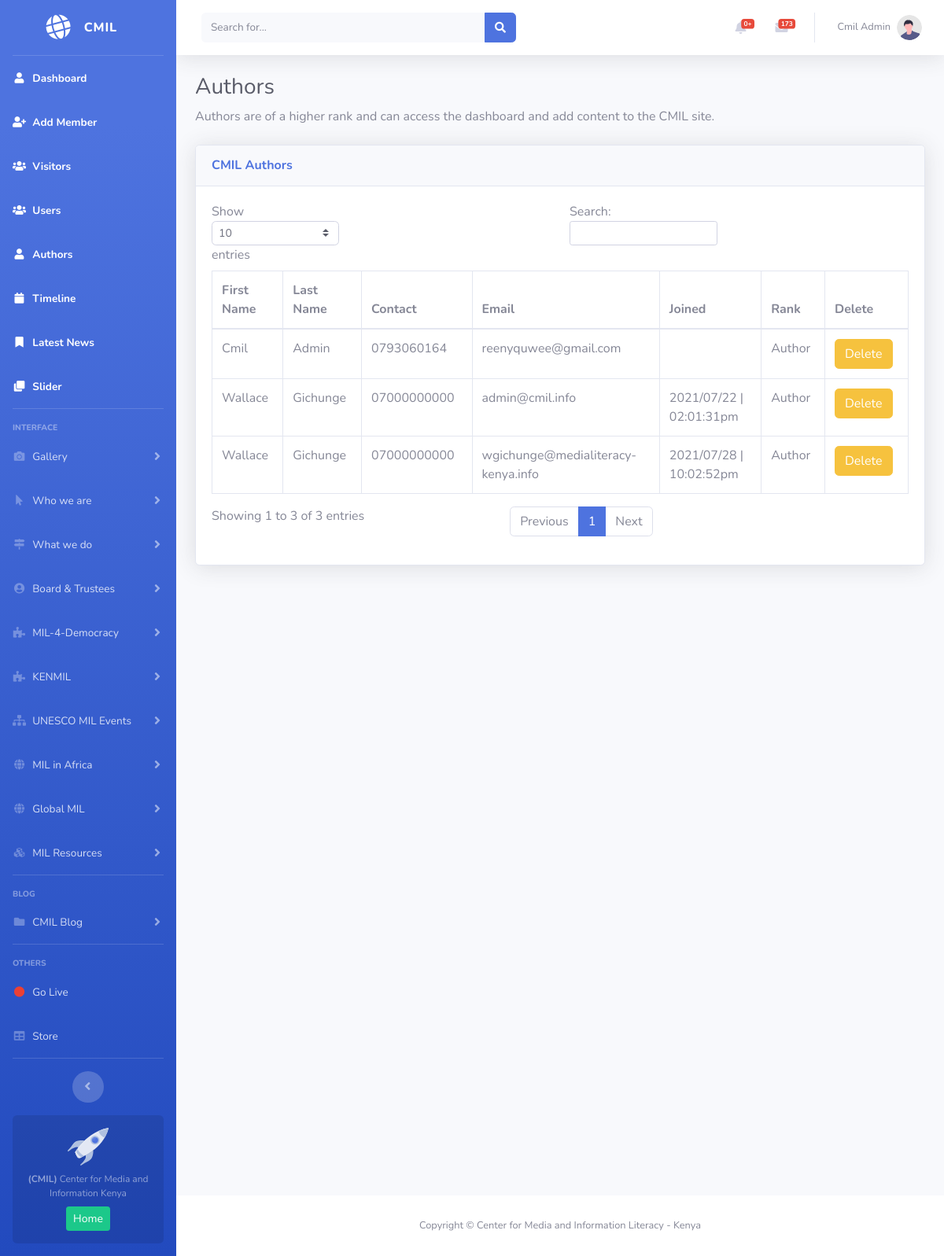
The app's page /admin/admins.php (signed in) with its own data.
### tables this page shows
CREATE TABLE `users` (
  `id` int(11) NOT NULL,
  `contact` varchar(15) NOT NULL,
  `email` varchar(50) NOT NULL,
  `firstname` varchar(40) NOT NULL,
  `lastname` varchar(40) NOT NULL,
  `status` int(11) NOT NULL DEFAULT 0,
  `password` text NOT NULL,
  `date` varchar(100) NOT NULL,
  `activate_code` varchar(100) NOT NULL,
  `reset_code` varchar(100) NOT NULL,
  `points` int(100) NOT NULL
);

### admin/includes/session.php (called while the page is built, shortened)
<?php
include '../includes/conn.php';
	if(isset($_SESSION['admin'])){
		$conn = $pdo->open();
		try{
			$stmt = $conn->prepare("SELECT * FROM users WHERE id=:id");
			$stmt->execute(['id'=>$_SESSION['admin']]);
			$user = $stmt->fetch();
		}
		catch(PDOException $e){
			echo "There is some problem in connection: " . $e->getMessage();
		}
	}
?>

### admin/admins.php (the view, shortened to what this page needs)
<!DOCTYPE html>
<html lang="en">
<?php include 'includes/session.php'; ?>
<?php include 'includes/styles.php'; ?>
<body id="page-top">
    <div id="wrapper">
          <?php include 'includes/sidebar.php'; ?>
        <div id="content-wrapper" class="d-flex flex-column">
            <div id="content">
                 <?php include 'includes/topbar.php'; ?>
                <div class="container-fluid">
                    <h1 class="h3 mb-2 text-gray-800">Authors</h1>
                    <p class="mb-4">Authors are of a higher rank and can access the dashboard and add content to the CMIL site.</p>
                    <div class="card shadow mb-4">
                        <div class="card-header py-3">
                            <h6 class="m-0 font-weight-bold text-primary">CMIL Authors</h6>
                        </div>
                        <div class="card-body">
                            <div class="table-responsive">
                                <table class="table table-bordered" id="dataTable" width="100%" cellspacing="0">
                                    <thead>
                                        <tr>
                                            <th>First Name</th>
                                            <th>Last Name</th>
                                            <th>Contact</th>
                                            <th>Email</th>
                                            <th>Joined</th>
											<th>Rank</th>
                                            <th>Delete</th>
                                        </tr>
                                    </thead>
                                    <tbody>
									<?php
									$conn = $pdo->open();
									$stmt = $conn->prepare("SELECT *  FROM users WHERE status=2");
									$stmt->execute();
									foreach($stmt as $row){
								echo '
									<tr>
                                            <td>'.$row['firstname'].'</td>
                                            <td>'.$row['lastname'].'</td>
                                            <td>'.$row['contact'].'</td>
                                            <td>'.$row['email'].'</td>
											<td>'.$row['date'].'</td>
											<td><div class="label">Author</div></td>
                                            <td>
											<form method="post" action="delete_user.php">
											<input type="hidden" value="'.$row['id'].'" name="id" />
											<button type="submit" name="delete" class="btn btn-warning">Delete</button>
											</form>
											</td>
                                        </tr>
									';
									}
									?>
                                    </tbody>
                                </table>
                            </div>
                        </div>
                    </div>
                </div>
            </div>
               <?php include 'includes/footer.php'; ?>
</body>
</html>

### admin/includes/styles.php (shortened to what this page needs)
<head>
    <link href="includes/vendor/fontawesome-free/css/all.min.css" rel="stylesheet" type="text/css">
    <link href="includes/css/sb-admin-2.min.css" rel="stylesheet">
</head>

### admin/includes/sidebar.php (shortened to what this page needs)
<ul class="navbar-nav bg-gradient-primary sidebar sidebar-dark accordion" id="accordionSidebar">
            <a class="sidebar-brand d-flex align-items-center justify-content-center" href="index.html">
                <div class="sidebar-brand-icon rotate-n-15">
                    <i class="fas fa-globe"></i>
                </div>
                <div class="sidebar-brand-text mx-3">CMIL</div>
            </a>
            <hr class="sidebar-divider my-0">
            <li class="nav-item active">
                <a class="nav-link" href="index.php">
                    <i class="fas fa-fw fa-user"></i>
                    <span>Dashboard</span></a>
            </li>
            <li class="nav-item active">
                <a class="nav-link" href="new_user.php">
                    <i class="fas fa-fw fa-user-plus"></i>
                    <span>Add Member</span></a>
            </li>
            <li class="nav-item active">
                <a class="nav-link" href="visitors.php">
                    <i class="fas fa-fw fa-users"></i>
                    <span>Visitors</span></a>
            </li>
            <li class="nav-item active">
                <a class="nav-link" href="users.php">
                    <i class="fas fa-fw fa-users"></i>
                    <span>Users</span></a>
            </li>
            <li class="nav-item active">
                <a class="nav-link" href="admins.php">
                    <i class="fas fa-fw fa-user"></i>
                    <span>Authors</span></a>
            </li>
            <li class="nav-item active">
                <a class="nav-link" href="timeline_list.php">
                    <i class="fas fa-fw fa-calendar"></i>
                    <span>Timeline</span></a>
            </li>
            <li class="nav-item active">
                <a class="nav-link" href="news_list.php">
                    <i class="fas fa-fw fa-bookmark"></i>
                    <span>Latest News</span></a>
            </li>
            <li class="nav-item active">
                <a class="nav-link" href="slider_list.php">
                    <i class="fas fa-fw fa-clone"></i>
                    <span>Slider</span></a>
            </li>
            <hr class="sidebar-divider">
            <div class="sidebar-heading">
                Interface
            </div>
            <li class="nav-item">
                <a class="nav-link collapsed" href="#" data-toggle="collapse" data-target="#collapseGallery"
                    aria-expanded="true" aria-controls="collapseTwo">
                    <i class="fas fa-fw fa-camera"></i>
                    <span>Gallery</span>
                </a>
            </li>
            <li class="nav-item">
                <a class="nav-link collapsed" href="#" data-toggle="collapse" data-target="#collapseWho"
                    aria-expanded="true" aria-controls="collapseTwo">
                    <i class="fas fa-fw fa-mouse-pointer"></i>
                    <span>Who we are</span>
                </a>
            </li>
            <li class="nav-item">
                <a class="nav-link collapsed" href="#" data-toggle="collapse" data-target="#collapseWhat"
                    aria-expanded="true" aria-controls="collapseTwo">
                    <i class="fas fa-fw fa-map-signs"></i>
                    <span>What we do</span>
                </a>
            </li>
            <li class="nav-item">
                <a class="nav-link collapsed" href="#" data-toggle="collapse" data-target="#collapseBoard"
                    aria-expanded="true" aria-controls="collapseTwo">
                    <i class="fas fa-fw fa-user-circle"></i>
                    <span>Board & Trustees</span>
                </a>
            </li>
            <li class="nav-item">
                <a class="nav-link collapsed" href="#" data-toggle="collapse" data-target="#collapseCivic"
                    aria-expanded="true" aria-controls="collapseTwo">
                    <i class="fas fa-fw fa-puzzle-piece"></i>
                    <span>MIL-4-Democracy</span>
                </a>
            </li>
            <li class="nav-item">
                <a class="nav-link collapsed" href="#" data-toggle="collapse" data-target="#collapseKenmil"
                    aria-expanded="true" aria-controls="collapseTwo">
                    <i class="fas fa-fw fa-puzzle-piece"></i>
                    <span>KENMIL</span>
                </a>
            </li>
            <li class="nav-item">
                <a class="nav-link collapsed" href="#" data-toggle="collapse" data-target="#collapseEvents"
                    aria-expanded="true" aria-controls="collapseTwo">
                    <i class="fas fa-fw fa-sitemap"></i>
                    <span>UNESCO MIL Events</span>
                </a>
            </li>
            <li class="nav-item">
                <a class="nav-link collapsed" href="#" data-toggle="collapse" data-target="#collapseMil"
                    aria-expanded="true" aria-controls="collapseTwo">
                    <i class="fas fa-fw fa-globe"></i>
                    <span>MIL in Africa</span>
                </a>
            </li>
            <li class="nav-item">
                <a class="nav-link collapsed" href="#" data-toggle="collapse" data-target="#collapseGMil"
                    aria-expanded="true" aria-controls="collapseTwo">
                    <i class="fas fa-fw fa-globe"></i>
                    <span>Global MIL</span>
                </a>
            </li>
            <li class="nav-item">
                <a class="nav-link collapsed" href="#" data-toggle="collapse" data-target="#collapseMil2"
                    aria-expanded="true" aria-controls="collapseTwo">
                    <i class="fas fa-fw fa-cubes"></i>
                    <span>MIL Resources</span>
                </a>
            </li>
            <hr class="sidebar-divider">
            <div class="sidebar-heading">
                Blog
            </div>
			<li class="nav-item">
                <a class="nav-link collapsed" href="#" data-toggle="collapse" data-target="#collapseBlog"
                    aria-expanded="true" aria-controls="collapsePages">
                    <i class="fas fa-fw fa-folder"></i>
                    <span>CMIL Blog</span>
                </a>
            </li>
            <hr class="sidebar-divider">
            <div class="sidebar-heading">
                Others
            </div>
            <li class="nav-item">
                <a class="nav-link">
                    <i style="color:#eb4034;" class="live fas fa-fw fa-circle"></i>
                    <span>Go Live</span></a>
            </li>
            <li class="nav-item">
                <a href="store.php" class="nav-link">
                    <i class="fas fa-fw fa-table"></i>
                    <span>Store</span></a>
            </li>
            <hr class="sidebar-divider d-none d-md-block">
            <div class="text-center d-none d-md-inline">
                <button class="rounded-circle border-0" id="sidebarToggle"></button>
            </div>
            <div class="sidebar-card d-none d-lg-flex">
                <img class="sidebar-card-illustration mb-2" src="includes/img/undraw_rocket.svg" alt="...">
                <p class="text-center mb-2"><strong>(CMIL)</strong> Center for Media and Information Kenya</p>
                <a class="btn btn-success btn-sm" href="../index.php">Home</a>
            </div>
        </ul>

### admin/includes/topbar.php (shortened to what this page needs)
<nav class="navbar navbar-expand navbar-light bg-white topbar mb-4 static-top shadow">
                    <form
                        class="d-none d-sm-inline-block form-inline mr-auto ml-md-3 my-2 my-md-0 mw-100 navbar-search">
                        <div class="input-group">
                            <input type="text" class="form-control bg-light border-0 small" placeholder="Search for..."
                                aria-label="Search" aria-describedby="basic-addon2">
                            <div class="input-group-append">
                                <button class="btn btn-primary" type="button">
                                    <i class="fas fa-search fa-sm"></i>
                                </button>
                            </div>
                        </div>
                    </form>
                    <ul class="navbar-nav ml-auto">
<?php
$conn = $pdo->open();
$stmt = $conn->prepare("SELECT *,COUNT(*) AS numrows FROM comments WHERE conf_1=0");
$stmt->execute();
$unread = $stmt->fetch();
?>
                        <li class="nav-item dropdown no-arrow mx-1">
                            <a class="nav-link dropdown-toggle" href="#" id="alertsDropdown" role="button"
                                data-toggle="dropdown" aria-haspopup="true" aria-expanded="false">
                                <i class="fas fa-bell fa-fw"></i>
                                <span class="badge badge-danger badge-counter"><?php echo $unread['numrows']; ?>+</span>
                            </a>
                        </li>
                        <li class="nav-item dropdown no-arrow mx-1">
                            <a class="nav-link dropdown-toggle" href="#" id="messagesDropdown" role="button"
                                data-toggle="dropdown" aria-haspopup="true" aria-expanded="false">
								<?php
								$conn = $pdo->open();
								$stmt = $conn->prepare("SELECT *,COUNT(*) AS numrows FROM message WHERE conf_1=0");
								$stmt->execute();
								$messages = $stmt->fetch();
								?>
                                <span class="badge badge-danger badge-counter"><?php echo $messages['numrows']; ?></span>
                            </a>
                        </li>
                        <li class="nav-item dropdown no-arrow">
                            <a class="nav-link dropdown-toggle" href="#" id="userDropdown" role="button"
                                data-toggle="dropdown" aria-haspopup="true" aria-expanded="false">
                                <span class="mr-2 d-none d-lg-inline text-gray-600 small"><?php echo $user['firstname']; ?> <?php echo $user['lastname']; ?></span>
                                <img class="img-profile rounded-circle"
                                    src="includes/img/undraw_profile.svg">
                            </a>
                        </li>
                    </ul>
                </nav>
				</div>
				</div>

### admin/includes/footer.php
<footer class="sticky-footer bg-white">
                <div class="container my-auto">
                    <div class="copyright text-center my-auto">
                        <span>Copyright &copy; Center for Media and Information Literacy - Kenya</span>
                    </div>
                </div>
            </footer>

### records on screen
users: firstname "Cmil", lastname "Admin", contact "0793060164", email "reenyquwee@gmail.com"
users: firstname "Wallace", lastname "Gichunge", contact "07000000000", email "admin@cmil.info", date "2021/07/22 | 02:01:31pm"
users: firstname "Wallace", lastname "Gichunge", contact "07000000000", email "wgichunge@medialiteracy-kenya.info", date "2021/07/28 | 10:02:52pm"

### other values on screen
$unread['numrows'] "0"
$messages['numrows'] "173"
